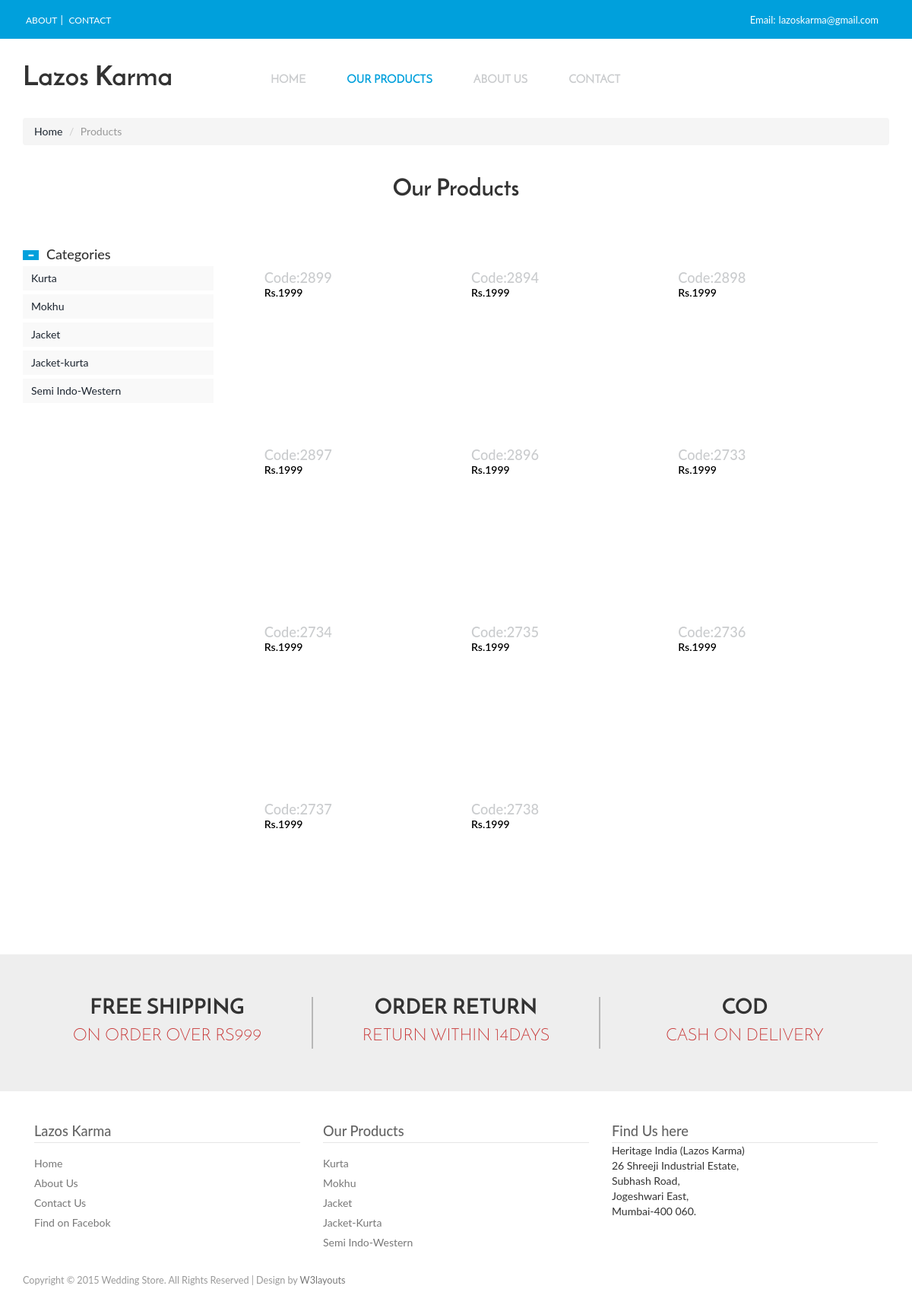
Screenshot of /kurta.php with the database file from the repository.
### tables this page shows
CREATE TABLE IF NOT EXISTS `product` (
  `id` int(11) NOT NULL AUTO_INCREMENT,
  `code` varchar(30) DEFAULT NULL,
  `type` varchar(30) DEFAULT NULL,
  `price` int(11) DEFAULT NULL,
  PRIMARY KEY (`id`)
);

### web/kurta.php (the view, shortened to what this page needs)
<!DOCTYPE html>
<html>
<head>
<link href="css/bootstrap.css" rel="stylesheet" type="text/css" media="all" />
<link href="css/style1.css" rel="stylesheet" type="text/css" media="all" />
<link href="css/memenu.css" rel="stylesheet" type="text/css" media="all" />
</head>
<body>
<div class="top_bg">
	<div class="container">
		<div class="header_top-sec">
			<div class="top_right">
				<ul>
					<li><a href="about.html">About</a></li>|
					<li><a href="contact.html">Contact</a></li>
				</ul>
			</div>
			<div class="top_left">
				<ul>
					<li class="top_link">Email:<a href="mailto:info@example.com">lazoskarma@gmail.com</a></li>
				</ul>
			</div>
				<div class="clearfix"> </div>
		</div>
	</div>
</div>
<div class="header-top">
	 <div class="header-bottom">
		 <div class="container">
				<div class="logo">
					<a href="index.html"><h1>Lazos Karma</h1></a>
				</div>
			 <div class="top-nav">
				<ul class="memenu skyblue"><li class="grid"><a href="index.html">Home</a></li>
					<li class="active"><a href="#">Our Products</a>
					</li>
					<li class="grid"><a href="about.html">About Us</a></li>
					<li class="grid"><a href="contact.html">Contact</a></li>
				</ul>
				<div class="clearfix"> </div>
			 </div>
			 <div class="clearfix"> </div>
			 </div>
	  </div>
</div>
<div class="product-model">
	 <div class="container">
			<ol class="breadcrumb">
		  <li><a href="index.html">Home</a></li>
		  <li class="active">Products</li>
		 </ol>
			<h2>Our Products</h2>
		 <div class="col-md-9 product-model-sec">
		 <?php
	include "config.php";
	if(!$conn)
	{
		echo "Error : ".mysql_error($conn);
	}
	else
	{
?>
		 <?php
						 $sql = "SELECT * FROM product where TYPE='kurta'";
		$result = $conn->query($sql);
		if ($result->num_rows > 0)
		{
			while($row = $result->fetch_assoc())
			{
						 ?>
					 <div class="product-grid love-grid">
						<div class="product-info simpleCart_shelfItem">
							<div class="product-info-cust prt_name">
								<h4>Code:<?php echo $row["code"];?></h4>
								<span class="item_price">Rs.<?php echo $row["price"];?></span>
							</div>
						</div>
					</div>
		<?php
			}
		}
	}
?>
			</div>
			<div class="rsidebar span_1_of_left">
				<section  class="sky-form">
					 	<div class="product_right">
						 <h4 class="m_2"><span class="glyphicon glyphicon-minus" aria-hidden="true"></span>Categories</h4>
						 <div class="tab1">
							 <ul class="place">
								 <li class="sort"><a href="kurta.php">Kurta</a></li>
									<div class="clearfix"> </div>
							  </ul>
					      </div>
						  <div class="tab2">
							 <ul class="place">
								 <li class="sort"><a href="mokhu.php">Mokhu</li>
									<div class="clearfix"> </div>
							  </ul>
					      </div>
						  <div class="tab3">
							 <ul class="place">
								 <li class="sort"><a href="jacket.php">Jacket</a></li>
									<div class="clearfix"> </div>
							  </ul>
					      </div>
						  <div class="tab4">
							 <ul class="place">
								 <li class="sort"><a href="jacket_kurta.php">Jacket-kurta</a></li>
									<div class="clearfix"> </div>
							  </ul>
					      </div>
						  <div class="tab5">
							 <ul class="place">
								 <li class="sort"><a href="semi_indo.php">Semi Indo-Western</a></li>
									<div class="clearfix"> </div>
							  </ul>
					      </div>
				 </section>
			 </div>
		     <div class="clearfix"></div>
	  </div>
	      </div>
<div class="shoping">
	 <div class="container">
		 <div class="shpng-grids">
			 <div class="col-md-4 shpng-grid">
				 <h3>Free Shipping</h3>
				 <p>On Order Over Rs999</p>
			 </div>
			 <div class="col-md-4 shpng-grid">
				 <h3>Order Return</h3>
				 <p>Return Within 14days</p>
			 </div>
			 <div class="col-md-4 shpng-grid">
				 <h3>COD</h3>
				 <p>Cash On Delivery</p>
			 </div>
			 <div class="clearfix"></div>
		 </div>
	 </div>
</div>
<div class="footer">
	 <div class="container">
		 <div class="ftr-grids">
			 <div class="col-md-4 ftr-grid">
				 <h4>Lazos Karma</h4>
				 <ul>
					 <li><a href="index.php">Home</a></li>
					 <li><a href="about.php">About Us</a></li>
					 <li><a href="contact.php">Contact Us</a></li>
					 <li><a href="https://www.facebook.com/lazoskarma/">Find on Facebok</a></li>
				 </ul>
			 </div>
			 <div class="col-md-4 ftr-grid">
				 <h4>Our Products</h4>
				 <ul>
					 <li><a href="kurta.php">Kurta</a></li>
					 <li><a href="mokhu.php">Mokhu</a></li>
					 <li><a href="jacket.php">Jacket</a></li>
					 <li><a href="jacket_kurta.php">Jacket-Kurta</a></li>
					 <li><a href="semi_indo.php">Semi Indo-Western</a></li>
				 </ul>
			 </div>
			 <div class="col-md-4 ftr-grid">
				 <h4>Find Us here</h4>
				 <ul>
					 <p>Heritage India (Lazos Karma)</p>
								<p>26 Shreeji Industrial Estate,</p>
								<p>Subhash Road,</p>
								<p>Jogeshwari East,</p>
								<p>Mumbai-400 060.</p>
				 </ul>
			 </div>
			 <div class="clearfix"></div>
		 </div>
	 </div>
</div>
 <div class="copywrite">
	 <div class="container">
			 <p>Copyright © 2015 Wedding Store. All Rights Reserved | Design by <a href="http://w3layouts.com">W3layouts</a></p>
		 </div>
</div>
</body>
</html>

### web/css/style1.css (style rules this page uses)
body { background:#fff; font-family: 'Lato', sans-serif; }
body a { transition: 0.5s all; -webkit-transition: 0.5s all; -o-transition: 0.5s all; -moz-transition: 0.5s all; -ms-transition: 0.5s all; }
ul { padding: 0; margin: 0; }
h1,h2,h3,h4,h5,h6,label,p { margin:0; }
.top_bg { background:#00a0dc; }
.header_top-sec { padding: 15px 0; }
.top_left { float: right; color:#fff; }
.top_right { float:left; color: #ffffff; }
.top_right ul,.top_left ul { padding:0; list-style:none; display: inline-block; vertical-align: middle; }
.top_left ul li.top_link { margin-right:10px; }
.top_right ul li,.top_left ul li { display: inline-block; }
.top_right ul li:last-child { margin-right: 0; }
.top_right ul li a { text-align:center; padding: 0px 4px; text-transform:uppercase; font-size:12px; display:block; color:#ffffff; -webkit-transition: all 0.3s ease-in-out; -moz-transition: all 0.3s ease-in-out; -o-transition: all 0.3s ease-in-out; transition: all 0.3s ease-in-out; }
.top_left ul li { font-size:13px; }
.top_left ul li a { text-align:center; padding: 0px 4px; font-size:13px; color:#ffffff; -webkit-transition: all 0.3s ease-in-out; -moz-transition: all 0.3s ease-in-out; -o-transition: all 0.3s ease-in-out; transition: all 0.3s ease-in-out; }
.header-bottom { padding: 2.3em 0; }
.logo a h1 { color:#333; font-family: 'JosefinSans-Bold'; font-size: 2.55em; font-weight: 100; }
.logo { float:left; }
.top-nav { margin-top: 0; width:63%; margin: 1% auto 0; display: block; float: left; }
.skyblue { float:left; }
.glyphicon { top: 2px; margin-right:5px; }
.shoping { background: #eee; padding: 4em 0; }
.shpng-grid { text-align:center; }
.shpng-grid h3 { font-size:2em; text-transform:uppercase; font-family: 'JosefinSans-Bold'; color:#333; }
.shpng-grid:nth-child(2) { border-left:2px solid rgba(51, 51, 51, 0.29); border-right:2px solid rgba(51, 51, 51, 0.29); }
.shpng-grid p { color:rgba(189, 0, 0, 0.8); font-size: 1.6em; text-transform:uppercase; font-family: 'JosefinSans-Light'; padding-top:5px; }
.footer { padding:3em 0 2em; }
.ftr-grid h4 { color: #646464; display: block; border-bottom: 1px solid #E5E5E5; padding-bottom: 5px; font-size: 1.3em; }
.ftr-grid ul li { display:block; }
.ftr-grid ul li:nth-child(1) { margin-top: 1em; }
.ftr-grid ul li a { color: #777; padding: 3px 0; display: block; font-size:1em; }
.copywrite { margin-bottom:2em; }
.copywrite p { color: #999; font-size: 0.9em; }
.copywrite p a { color:#777; }
.product-model-sec { margin: 4em 0 0 0; float: right; }
.glyphicon-minus { top:-1px!important; }
.glyphicon-minus:before { content: "\2212"; color:#fff; font-size:9px; background:#00a0dc; padding:1px 6px; margin-right:5px; }
.rsidebar { display: block; float: left; margin:4em 2em 0% 0; width: 22%; }
.product-grid { width: 30%; margin: 0 3% 4% 0; float: left; position: relative; transition: 0.5s all; -webkit-transition: 0.5s all; -moz-transition: 0.5s all; -o-transition: 0.5s all; min-height: 200px; border:1px solid #fff; }
.product-info-cust { float: left; padding: 0.8em 1.2em; }
.prt_name { padding: 0.8em 1.2em; float:none; }
.product-info-cust h4 { color:#caccce; font-weight:500; font-size:1.3em; }
span.item_price { color:#000; font-weight:600; font-size:1em; }
ul.place { margin: 5px 0; background: #f9f9f9; width: 100%; padding:0px 5px; cursor: pointer; }
ul.place li { display: inline-block; padding: 6px; }
ul.place li { color: #8c8c8c; text-decoration: none; cursor: pointer; }
ul.place li.sort { float:left; }
.product-model h2,h2.top,.contact h3 { font-size: 2.2em; font-family: 'JosefinSans-Bold'; color: #333; text-align:center; }
.breadcrumb { margin-bottom: 3em !important; }

### web/css/memenu.css (style rules this page uses)
.memenu { margin:0;padding:0;width:100%;list-style:none;display:inline-block;position:relative;font-family:Calibri,Arial;font-size:15px }
.memenu li { display:inline-block;text-align:left; }
ul.memenu.skyblue { text-align: center; }
.memenu>li>a { font-family: 'JosefinSans-Regular';float:left;padding: 5px 25px 5px 25px;color:#caccce;font-weight:600;text-decoration:none;text-transform:uppercase;transition:color .4s ease-in-out;-moz-transition:color .4s ease-in-out;-webkit-transition:color .4s ease-in-out;-o-transition:color .4s ease-in-out }
.skyblue li>a,.skyblue>li.showhide span { color:#caccce }
.skyblue>li:hover>a,.skyblue>li.active>a,.skyblue .dropdown li:hover>a { color:#00a0dc }
@media (max-width: 1280px) { .memenu>li>a { padding: 0px 25px 0px 25px; } }

### rows the page displays
product: code "2899", price "1999"
product: code "2894", price "1999"
product: code "2898", price "1999"
product: code "2897", price "1999"
product: code "2896", price "1999"
product: code "2733", price "1999"
product: code "2734", price "1999"
product: code "2735", price "1999"
product: code "2736", price "1999"
product: code "2737", price "1999"
product: code "2738", price "1999"
